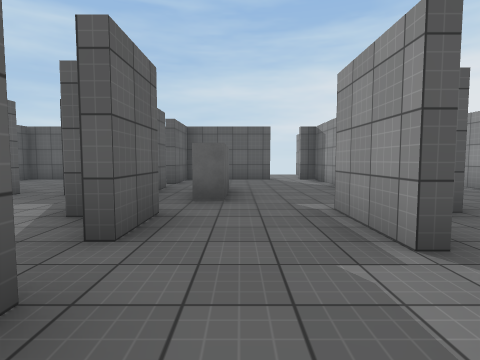
view 1 (above)

16 first-person views from a walk through a Unity game level. The camera is 1.3 m above the floor, tilts 4° down and sees 80° across. The floor is counted in squares, 2 m on a side. Each view is taken from the middle of a square. On the plan, view 1 faces up. The plan holds only what a view shows up to about 9 squares ahead; the rest is blank. The player character is not drawn. Some animated figures are left out. Surface patterns are stand-ins for the level's own textures.

view 2
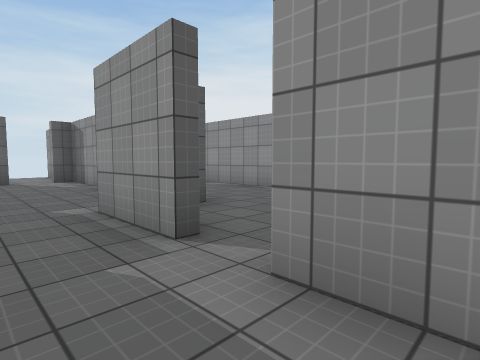

view 3
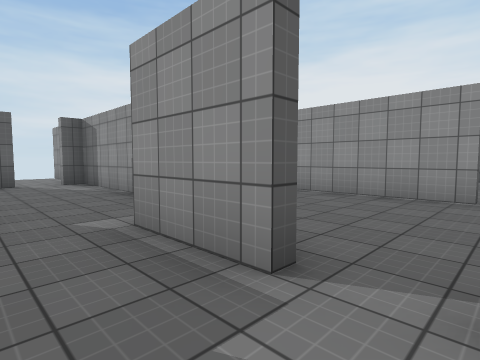

view 4
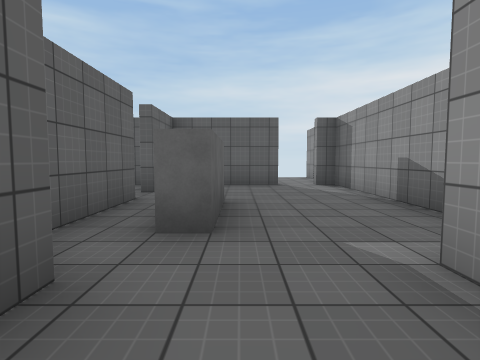

view 5
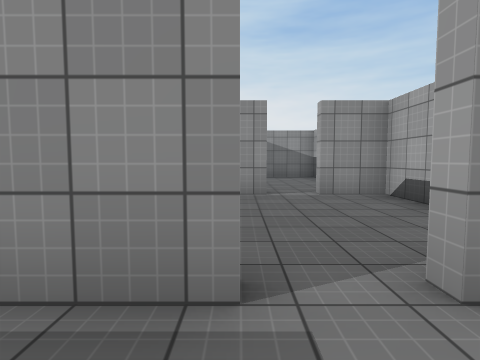

view 6
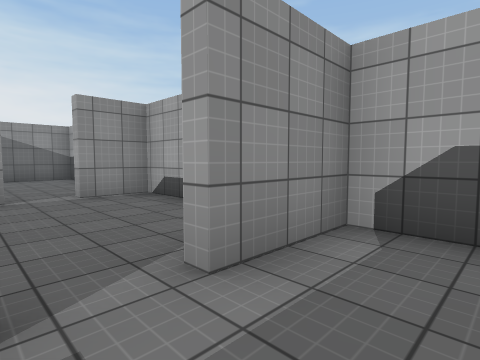

view 7
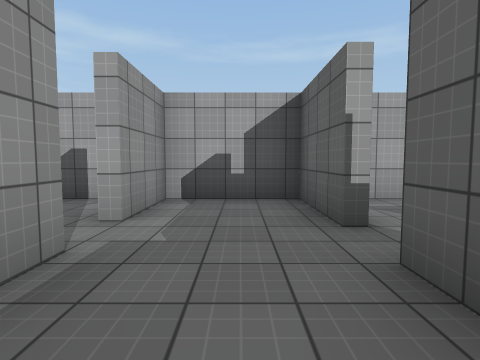

view 8
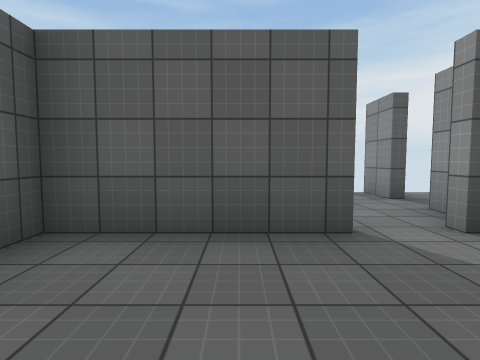

view 9
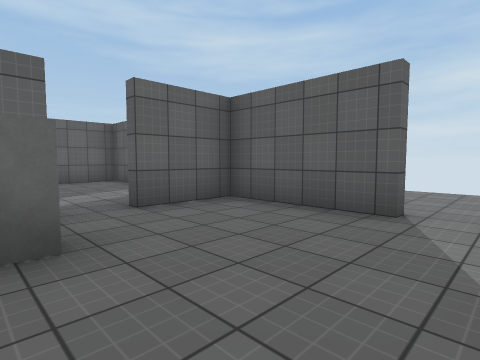

view 10
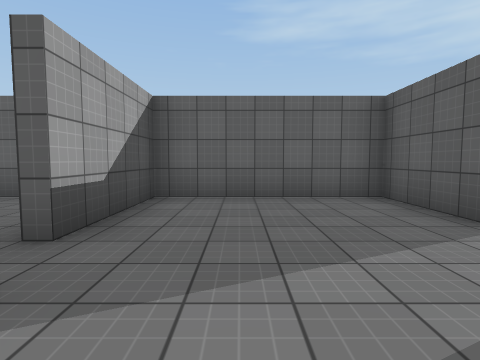

view 11
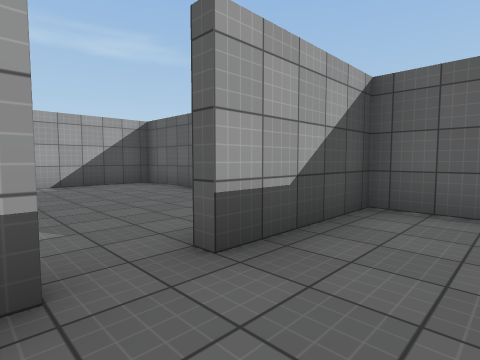

view 12
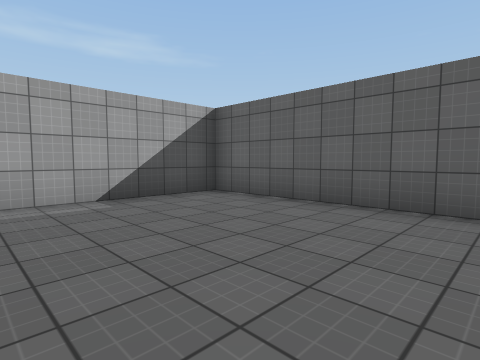

view 13
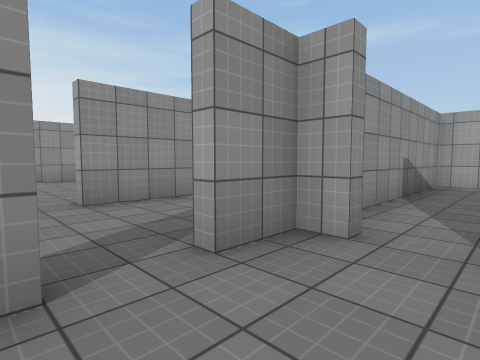

view 14
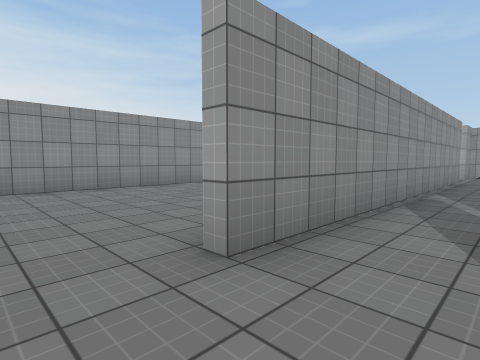

view 15
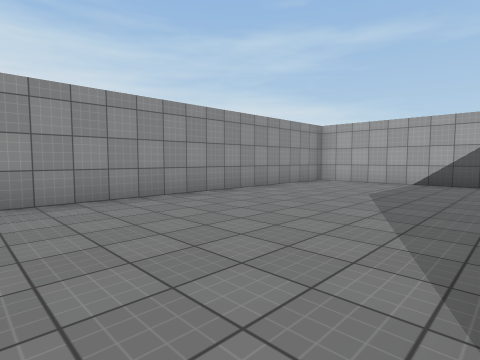

view 16
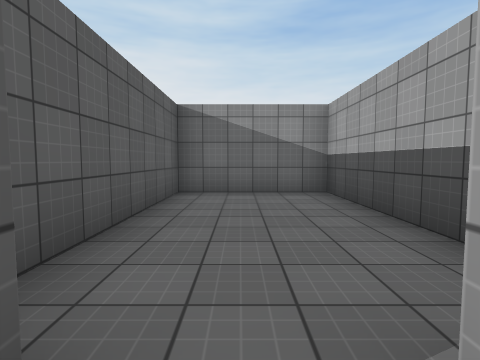

### Floor plan
Ten units are one square. View 1 is at (0, 0); x grows to the right and y downward. Boxes are objects, and circles mark ways between rooms. Rooms are numbered by the first view taken in them; rooms with no view inside come last. Other rooms are left out.
<svg viewBox="-75 -133 187 146">
<path fill="none" stroke="#000" d="M-10 -12 -10 8 13 8 13 -10M-10 -35 -10 -22M13 -19 13 -38M-2 -45 -8 -45M-2 -66 -2 -45M-17 -68 -17 -46M11 -95 -17 -95 -17 -78M16 -37 25 -37 25 -95 20 -95M-49 -95 -70 -95 -70 -55 -42 -55M-70 -38 -70 8 -21 8M19 -97 25 -97 25 -108M25 -116 25 -128M54 -14 54 -108M22 8 54 8 54 -5M66 -25 104 -25M107 -29 107 -115M71 8 107 8 107 -22 65 -22"/>
<circle cx="-10" cy="-50" r="3" fill="#2a7"/>
<circle cx="-20" cy="-20" r="3" fill="#2a7"/>
<circle cx="10" cy="-15" r="3" fill="#2a7"/>
<circle cx="-20" cy="-70" r="3" fill="#2a7"/>
<circle cx="10" cy="-100" r="3" fill="#2a7"/>
<circle cx="-40" cy="-50" r="3" fill="#2a7"/>
<circle cx="30" cy="-110" r="3" fill="#2a7"/>
<circle cx="60" cy="-115" r="3" fill="#2a7"/>
<circle cx="60" cy="-10" r="3" fill="#2a7"/>
<text x="-10" y="-20">1</text>
<text x="0" y="-70">2</text>
<text x="-50" y="-80">3</text>
<text x="-40" y="-20">4</text>
<text x="-30" y="-110">5</text>
<text x="40" y="-50">6</text>
<text x="80" y="-80">7</text>
<text x="80" y="-10">8</text>
</svg>
Room 1 opens to room 2. Room 1 opens to room 4. Room 1 opens to room 6. Room 2 opens to room 3. Room 2 opens to room 5. Room 3 opens to room 4. Room 5 opens to room 6. Room 6 opens to room 7. Room 6 opens to room 8.

Where each view was taken, in squares from view 1:
view 1: 0 up, 0 right, facing up
view 2: 0 up, 0 right, facing up-right
view 3: 1 up, 0 right, facing up-right
view 4: 2 up, 0 right, facing up
view 5: 2 up, 0 right, facing right
view 6: 2 up, 0 right, facing down-right
view 7: 4 up, 0 right, facing down
view 8: 7 up, 0 right, facing up
view 9: 6 up, 2 right, facing up-left
view 10: 7 up, 2 left, facing left
view 11: 7 up, 3 left, facing down-left
view 12: 4 up, 3 left, facing down-left
view 13: 12 up, 1 right, facing down-right
view 14: 12 up, 4 right, facing down-right
view 15: 11 up, 6 right, facing down-right
view 16: 1 up, 5 right, facing right
